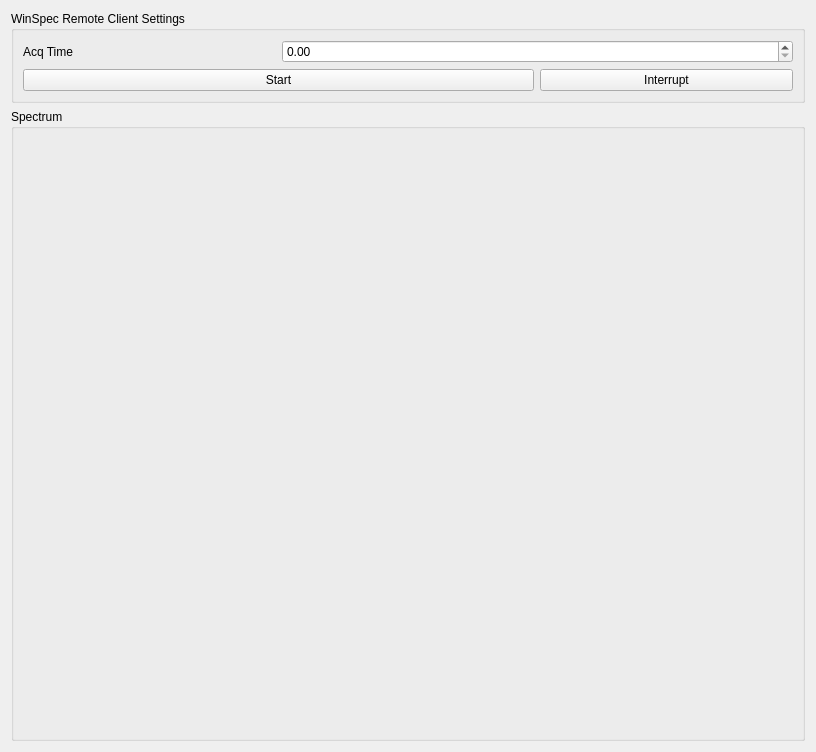
<?xml version="1.0" encoding="UTF-8"?>
<ui version="4.0">
 <class>Form</class>
 <widget class="QWidget" name="Form">
  <property name="geometry">
   <rect>
    <x>0</x>
    <y>0</y>
    <width>816</width>
    <height>752</height>
   </rect>
  </property>
  <property name="windowTitle">
   <string>WinSpecRemoteReadout</string>
  </property>
  <layout class="QGridLayout" name="gridLayout_3" rowstretch="0,1">
   <item row="0" column="0">
    <widget class="QGroupBox" name="control_groupBox">
     <property name="title">
      <string>WinSpec Remote Client Settings</string>
     </property>
     <layout class="QGridLayout" name="gridLayout">
      <item row="0" column="0">
       <widget class="QLabel" name="label">
        <property name="text">
         <string>Acq Time</string>
        </property>
       </widget>
      </item>
      <item row="0" column="1" colspan="2">
       <widget class="QDoubleSpinBox" name="acq_time_doubleSpinBox"/>
      </item>
      <item row="1" column="0" colspan="2">
       <widget class="QPushButton" name="start_pushButton">
        <property name="text">
         <string>Start</string>
        </property>
       </widget>
      </item>
      <item row="1" column="2">
       <widget class="QPushButton" name="interrupt_pushButton">
        <property name="text">
         <string>Interrupt</string>
        </property>
       </widget>
      </item>
     </layout>
    </widget>
   </item>
   <item row="1" column="0">
    <widget class="QGroupBox" name="plot_groupBox">
     <property name="title">
      <string>Spectrum</string>
     </property>
     <layout class="QGridLayout" name="gridLayout_2"/>
    </widget>
   </item>
  </layout>
 </widget>
 <resources/>
 <connections/>
</ui>
